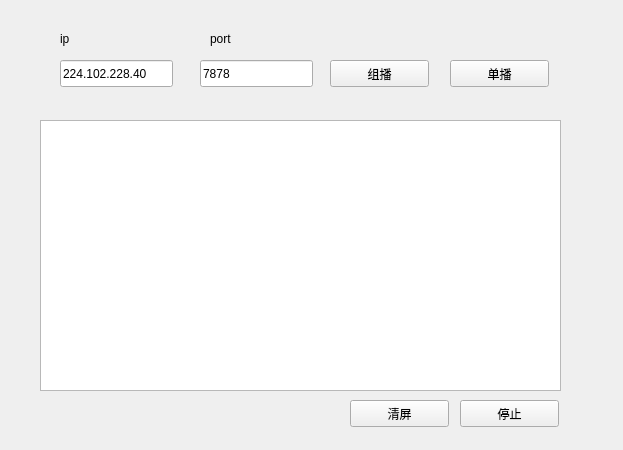
<?xml version="1.0" encoding="UTF-8"?>
<ui version="4.0">
 <class>MainWindow</class>
 <widget class="QMainWindow" name="MainWindow">
  <property name="geometry">
   <rect>
    <x>0</x>
    <y>0</y>
    <width>623</width>
    <height>450</height>
   </rect>
  </property>
  <property name="windowTitle">
   <string>MainWindow</string>
  </property>
  <widget class="QWidget" name="centralWidget">
   <widget class="QLineEdit" name="lineEdit_ip">
    <property name="geometry">
     <rect>
      <x>60</x>
      <y>60</y>
      <width>113</width>
      <height>27</height>
     </rect>
    </property>
    <property name="text">
     <string>224.102.228.40</string>
    </property>
   </widget>
   <widget class="QLineEdit" name="lineEdit_port">
    <property name="geometry">
     <rect>
      <x>200</x>
      <y>60</y>
      <width>113</width>
      <height>27</height>
     </rect>
    </property>
    <property name="text">
     <string>7878</string>
    </property>
   </widget>
   <widget class="QLabel" name="label">
    <property name="geometry">
     <rect>
      <x>60</x>
      <y>30</y>
      <width>67</width>
      <height>17</height>
     </rect>
    </property>
    <property name="text">
     <string>ip</string>
    </property>
   </widget>
   <widget class="QLabel" name="label_2">
    <property name="geometry">
     <rect>
      <x>210</x>
      <y>30</y>
      <width>67</width>
      <height>17</height>
     </rect>
    </property>
    <property name="text">
     <string>port</string>
    </property>
   </widget>
   <widget class="QPushButton" name="mutil_btn">
    <property name="geometry">
     <rect>
      <x>330</x>
      <y>60</y>
      <width>99</width>
      <height>27</height>
     </rect>
    </property>
    <property name="text">
     <string>组播</string>
    </property>
   </widget>
   <widget class="QPushButton" name="single_btn">
    <property name="geometry">
     <rect>
      <x>450</x>
      <y>60</y>
      <width>99</width>
      <height>27</height>
     </rect>
    </property>
    <property name="text">
     <string>单播</string>
    </property>
   </widget>
   <widget class="QTextBrowser" name="textBrowser">
    <property name="geometry">
     <rect>
      <x>40</x>
      <y>120</y>
      <width>521</width>
      <height>271</height>
     </rect>
    </property>
   </widget>
   <widget class="QPushButton" name="single_btn_2">
    <property name="geometry">
     <rect>
      <x>460</x>
      <y>400</y>
      <width>99</width>
      <height>27</height>
     </rect>
    </property>
    <property name="text">
     <string>停止</string>
    </property>
   </widget>
   <widget class="QPushButton" name="single_btn_3">
    <property name="geometry">
     <rect>
      <x>350</x>
      <y>400</y>
      <width>99</width>
      <height>27</height>
     </rect>
    </property>
    <property name="text">
     <string>清屏</string>
    </property>
   </widget>
  </widget>
 </widget>
 <layoutdefault spacing="6" margin="11"/>
 <resources/>
 <connections/>
</ui>
